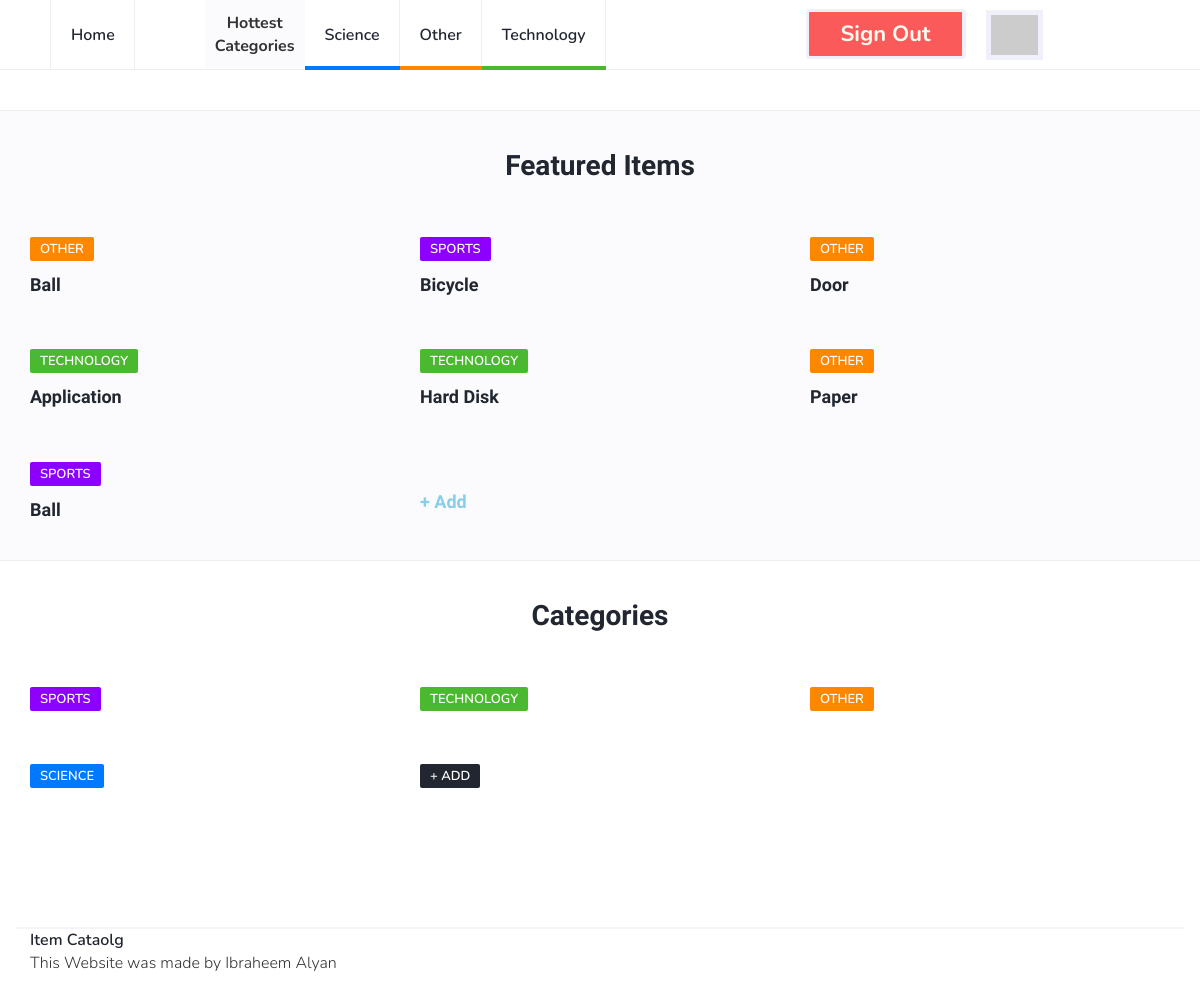
The app's page /index (signed in), older data.
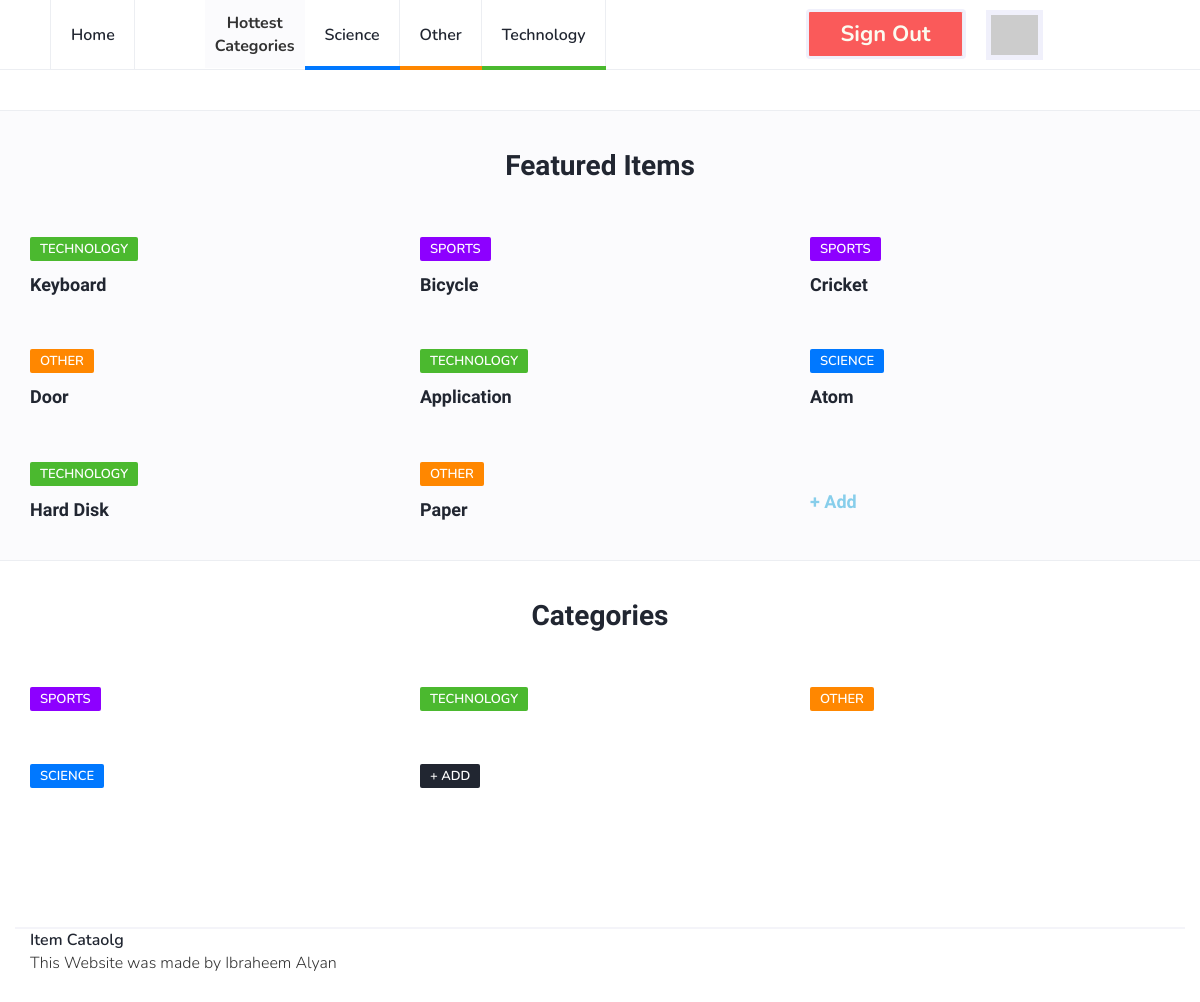
The same page, newer data.
### database_setup.py (models this page shows, shortened)
class Category(Base):
    __tablename__ = 'category'
    id = Column(Integer, primary_key=True)
    name = Column(String(80), nullable=False)

class Item(Base):
    __tablename__ = 'item'
    id = Column(Integer, primary_key=True)
    title = Column(String(100), nullable=False)
    description = Column(String(1000), nullable=False)
    author_id = Column(Integer, ForeignKey('user.id'))
    author = relationship(User)
    cat_id = Column(Integer, ForeignKey('category.id'))
    category = relationship(Category, single_parent=True)

### project.py (the view, shortened to what this page needs)
@app.route('/')
@app.route('/index')
def index():
    db = DBSession()
    categories = db.query(Category)
    top_cats = db.query(Category).order_by(desc(Category.id)).limit(3)
    latest_items = db.query(Item).order_by(desc(Item.id)).limit(8)
    if 'signed' not in session:
        session['signed'] = False
    if session['signed']:
        template = render_template("index.html",
                                   categories=categories,
                                   items=latest_items,
                                   top_categories=top_cats,
                                   user_dict=session["user_data_dict"],
                                   server_url=server_url)
        db.close()
        return template

### templates/index.html (shortened to what this page needs)
{% extends "main.html" %}
{% block content %}
		<div class="section">
		</div>
		<div class="section section-grey">
			<div class="container">
				<div class="row">
					<div class="col-md-12">
						<div class="section-title text-center">
							<h2>Featured Items</h2>
						</div>
					</div>
					{% for i in items %}
					<div class="col-md-4">
						<div class="post">
							<div class="post-body">
								<div class="post-meta">
									<a class="post-category cat-{{ ((i.category.id + 2 ) % 4) + 1 }}" href="{{ server_url + 'catalog/' + i.category.name + '/items' }}">{{ i.category.name }}</a>
								</div>
								<h3 class="post-title"><a href="{{ server_url + 'catalog/' + i.category.name + '/' + i.title }}"> {{ i.title }} </a></h3>
							</div>
						</div>
					</div>
					{% endfor %}
					<div class="col-md-4">
						<div class="post">
							<div class="post-body">
								<h3 class="post-title" style="padding-top:30px"><a href="{{server_url}}catalog/new-item" style="color:skyblue"> + Add </a></h3>
							</div>
						</div>
					</div>
				</div>
			</div>
		</div>
{% endblock %}

### templates/main.html (shortened to what this page needs)
<!DOCTYPE html>
<html lang="en">
	<head>
		<link type="text/css" rel="stylesheet" href="{{server_url}}css/bootstrap.min.css"/>
		<link rel="stylesheet" href="{{server_url}}css/font-awesome.min.css">
		<link type="text/css" rel="stylesheet" href="{{server_url}}css/style.css"/>
    </head>
	<body>
		<header id="header">
			<div id="nav">
				<div id="nav-fixed">
					<div class="container">
						<ul class="nav-menu nav navbar-nav">
							<li><a href="{{server_url}}">Home</a></li>
							<li id="sep"> Hottest <br> Categories </li>
							{% for c in top_categories %}
							<li class="cat-{{ ((c.id + 2 ) % 4) + 1 }}"><a href="{{ server_url + 'catalog/' + c.name + '/items' }}">{{ c.name }}</a></li>
							{% endfor %}
              {% if not user_dict %}
              <li><a href="{{ url_for('internal_sign_up', _external = True ) }}" class="btn green" style="padding:12px 15px 12px 15px;">Sign up</a></li>
              <li><a href="{{ url_for('login', _external = True ) }}" class="btn red" style="padding:12px 15px 12px 15px;margin-left:20px">Log in</a></li>
              {% else %}
              <li><a href="{{ url_for('revoke', _external = True ) }}" class="btn red" style="padding: 12px 15px 12px 15px;">Sign out</a></li>
							<li><img src="{{ user_dict['picture'] }}" id="profile_img"></li>
              {% endif %}
            </ul>
					</div>
				</div>
			</div>
		</header>
    {% block content %}
    {% endblock %}
		<div class="section">
			<div class="container">
				<div class="row">
					<div class="col-md-12">
						<div class="section-title text-center">
							<h2>Categories</h2>
						</div>
					</div>
					{% for c in categories %}
					<div class="col-md-4">
						<div class="post">
							<div class="post-body">
								<div class="post-meta">
									<a class="post-category cat-{{ ((c.id + 2 ) % 4) + 1 }}" href="{{ server_url+'catalog/' + c.name + '/items' }}">{{ c.name }}</a>
								</div>
							</div>
						</div>
					</div>
					{% endfor %}
					<div class="col-md-4">
						<div class="post">
							<div class="post-body">
								<div class="post-meta">
									<a class="post-category" href="{{server_url}}catalog/new-category"> + Add </a>
								</div>
							</div>
						</div>
					</div>
				</div>
			</div>
		</div>
		<footer id="footer">
			<div class="container">
							<ul class="footer-nav">
								<li><a href="{{server_url}}">Item Cataolg</a></li>
							</ul>
							<div class="post-body">
								This Website was made by Ibraheem Alyan
							</div>
						</div>
		</footer>
	</body>
</html>

### templates/css/style.css (style rules this page uses)
body { font-family: 'Nunito', sans-serif; font-size: 16px; font-weight: 300; zoom: 150% color: #3d455c; margin: 0; padding: 0; overflow-x: hidden; }
h1, h2, h3, h4, h5, h6 { font-family: 'Nunito Sans', sans-serif; font-weight: 700; color: #212631; margin: 0px 0px 15px; }
h2 { font-size: 28px; }
h3 { font-size: 23px; }
a { font-weight: 600; color: #212631; text-decoration: none; }
ul { margin: 0; padding: 0; list-style: none }
.section.section-grey { background-color: #fbfbfd; border-bottom: 1px solid #eceef2; border-top: 1px solid #eceef2; }
.section .section-title { margin-bottom: 40px; }
.section .section-title h2 { text-transform: capitalize; font-size: 28px; }
#nav { height: 70px; }
#nav:after { content: ""; position: fixed; left: 0; right: 0; bottom: 0; top: 0; background-color: rgba(33, 38, 49, 0.5); z-index: 90; opacity: 0; visibility: hidden; -webkit-transition: 0.2s all; transition: 0.2s all; }
#nav-fixed { position: fixed; left: 0; right: 0; top: 0; z-index: 90; background-color: #FFF; -webkit-box-shadow: 0px -1px 0px 0px #eceef2 inset; box-shadow: 0px -1px 0px 0px #eceef2 inset; }
#sep { background-color: #fbfbfd; text-align: center; font-weight: bold; padding: 10px; padding-top: 12px; margin-left: 70px; }
#nav .container { position: relative; }
.nav-menu { margin-left: 20px; }
.nav-menu li a { position: relative; padding: 25px 20px; text-transform: capitalize; -webkit-box-shadow: -1px 0px 0px 0px #eceef2 inset; box-shadow: -1px 0px 0px 0px #eceef2 inset; -webkit-transition: 0.2s color; transition: 0.2s color; }
.nav-menu li:first-child a { border-left: 1px solid #eceef2; }
.nav-menu li a:after { content: ''; position: absolute; left: 0; right: 0; bottom: 0px; width: 100%; height: 4px; -webkit-transition: 0.2s width; transition: 0.2s width; }
.nav-menu li.cat-1 a:after { background-color: #4BB92F; }
.nav-menu li.cat-2 a:after { background-color: #ff8700; }
.nav-menu li.cat-3 a:after { background-color: #0078ff; }
.section { padding-top: 40px; }
.post { margin-bottom: 40px; }
.post { display: block; -webkit-transition: 0.2s opacity; transition: 0.2s opacity; }
.post { width: 100%; }
.post .post-meta { margin-top: 15px; margin-bottom: 15px; }
.post-meta .post-category { font-size: 13px; text-transform: uppercase; padding: 3px 10px; font-weight: 600; border-radius: 2px; margin-right: 15px; color: #FFF; background-color: #212631; -webkit-transition: 0.2s opacity; transition: 0.2s opacity; }
.post-meta .post-category.cat-1 { background-color: #4BB92F; }
.post-meta .post-category.cat-2 { background-color: #ff8700; }
.post-meta .post-category.cat-3 { background-color: #0078ff; }
.post-meta .post-category.cat-4 { background-color: #8d00ff; }
.post .post-title { font-size: 18px; margin-bottom: 0px; }
.btn { width: 160px; height: 50px; text-align: center; font-size: 22px; color: #FBFBF0; border-width: 3px; border-color: #F0F0FB; font-weight: bold; margin-top: 9px; margin-left: 200px; }
.red { background: #fa5a5a; }
#profile_img { height: 50px; border: 5px solid #F0F0FB; margin-left: 20px; margin-top: 10px; }
#footer { padding-bottom: 40px; margin-top: 100px; }
#footer .container { border-top: 2px solid #F4f4f9; }
.footer-nav li { display: inline-block; margin-right: 15px; }

Row changes from the older to the newer data that the page shows:
removed Item: category.name "OTHER", title "Ball"
no longer on this page (row edited): Item: category.name "SPORTS", title "Ball"
added Item: category.name "TECHNOLOGY", title "Keyboard"
added Item: category.name "SPORTS", title "Cricket"
added Item: category.name "SCIENCE", title "Atom"
